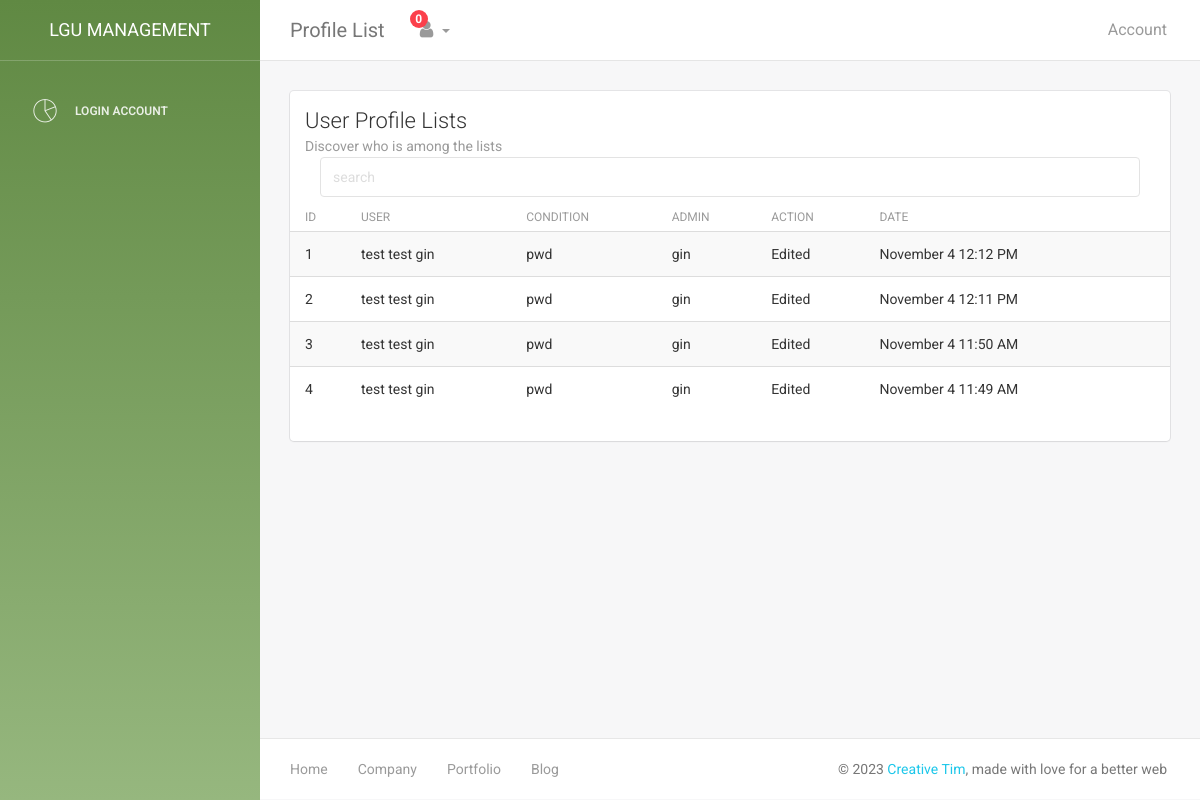
The page /LGU/table_history.php on the database as committed earlier.
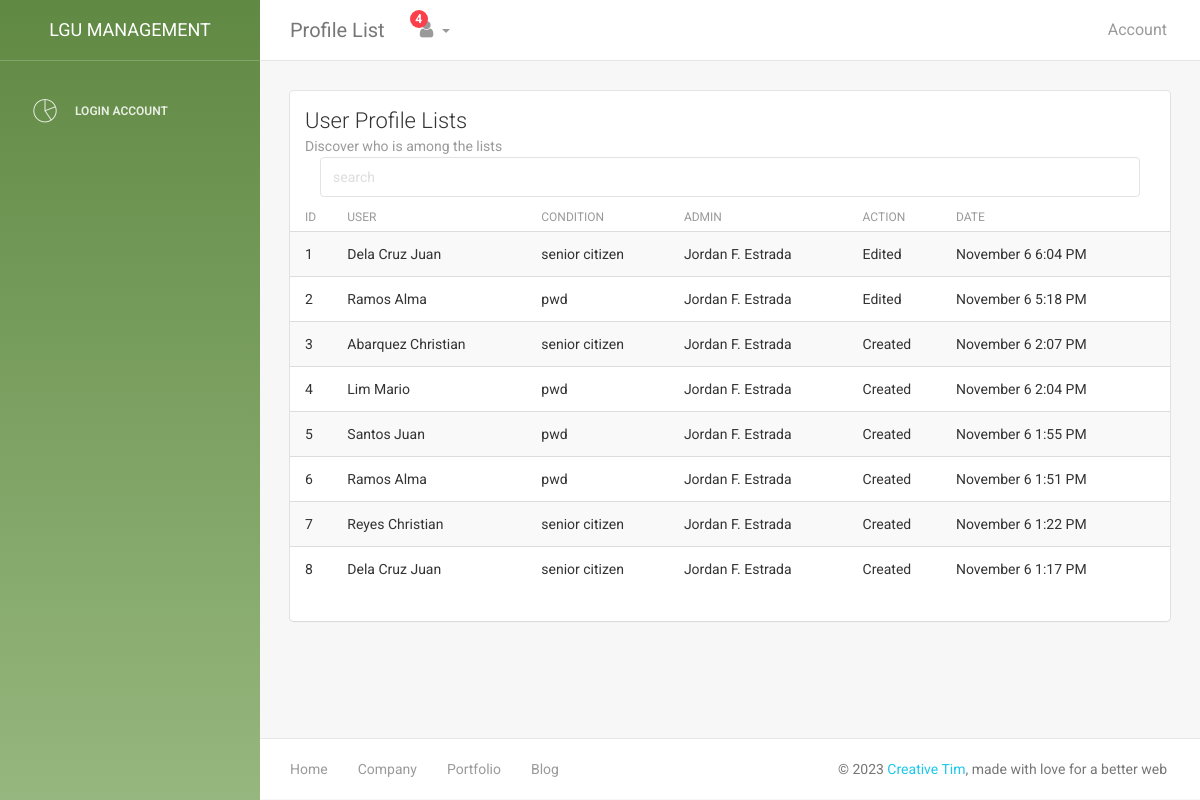
The same page on the database as committed later.
### tables this page shows
CREATE TABLE `user_history` (
  `id` int(11) NOT NULL,
  `user_id` varchar(45) DEFAULT NULL,
  `admin_id` varchar(45) DEFAULT NULL,
  `action` varchar(10) NOT NULL DEFAULT 'Created',
  `time_edited` timestamp NOT NULL DEFAULT CURRENT_TIMESTAMP
);

CREATE TABLE `verified` (
  `id` int(11) NOT NULL,
  `fname` varchar(45) DEFAULT NULL,
  `mi` varchar(5) DEFAULT NULL,
  `lname` varchar(45) DEFAULT NULL,
  `email` varchar(45) DEFAULT NULL,
  `bdate` varchar(20) DEFAULT NULL,
  `status_rs` varchar(20) DEFAULT NULL,
  `gender` varchar(20) DEFAULT 'Male',
  `address` varchar(100) DEFAULT NULL,
  `number` varchar(15) DEFAULT NULL,
  `valid_id` varchar(200) DEFAULT NULL,
  `app_id` varchar(15) DEFAULT NULL,
  `photo` varchar(200) DEFAULT NULL,
  `conditions` varchar(20) DEFAULT NULL,
  `nationality` varchar(45) NOT NULL DEFAULT 'Filipino',
  `family_name` varchar(45) DEFAULT NULL,
  `family_contact` varchar(15) DEFAULT NULL,
  `brgy` varchar(45) DEFAULT NULL
);

### LGU/table_history.php (the view, shortened to what the changed rows need)
<?php
require('connection.php');
$query = "SELECT u.action, u.time_edited, a.name as admin_name,v.conditions, concat(v.lname,' ',v.fname) as user_name  from user_history u inner join admin a on u.admin_id = a.admin_id inner join verified v on u.user_id = v.app_id  order by u.id desc ";
$result = mysqli_query($conn,$query);
?>
<!doctype html>
<html lang="en">
<head>
    <link href="assets/css/bootstrap.min.css" rel="stylesheet" />
    <link href="assets/css/animate.min.css" rel="stylesheet"/>
    <link href="assets/css/light-bootstrap-dashboard.css?v=1.4.0" rel="stylesheet"/>
    <link href="assets/css/demo.css" rel="stylesheet" />
    <link href="assets/css/confirmation.css" rel="stylesheet" />
    <link href="http://maxcdn.bootstrapcdn.com/font-awesome/4.2.0/css/font-awesome.min.css" rel="stylesheet">
    <link href="assets/css/pe-icon-7-stroke.css" rel="stylesheet" />
</head>
<body>
<div class="wrapper">
    <div class="main-panel">
    <?php include('includes/navbar.php'); ?>
        <div class="content">
            <div class="container-fluid">
                <div class="row">
                    <div class="col-md-12">
                        <div class="card">
                            <div class="content table-responsive table-full-width">
                                <table class="table table-hover table-striped">
                                    <thead>
                                        <th>ID</th>
                                    	<th>User</th>
                                    	<th>Condition</th>
                                    	<th>Admin</th>
                                    	<th>Action</th>
                                    	<th>Date</th>
                                    </thead>
                                    <tbody id="tbody">
                                    <?php
                                       if(mysqli_num_rows($result)>0){
                                        $counter=1;
                                        while ($row = mysqli_fetch_assoc($result)) {
                                            $user_name = $row['user_name'];
                                            $admin_name = $row['admin_name'];
                                            $action = $row['action'];
                                            $conditions = $row['conditions'];
                                            $time_done = $row['time_edited'];
                                            $dateTime = new DateTime($time_done);
                                            $newDate = $dateTime -> format('F j g:i A');
                                            echo "<tr class='row_data'>
                                            <td>$counter</td>
                                            <td>$user_name</td>
                                            <td>$conditions</td>
                                            <td>$admin_name</td>
                                            <td>$action</td>
                                            <td>$newDate</td>
                                            </tr>";
                                            $counter++;
                                        }
                                       }else{
                                            echo '<tr class="row_data">
                                                    <td colspan="6" style="text-align: center;">NO DATA FOUND</td>
                                            </tr>';
                                       }
                                    ?>
                                    </tbody>
                                </table>
                            </div>
                        </div>
                    </div>
                </div>
            </div>
        </div>
    </div>
</div>
</body>
</html>

### LGU/includes/navbar.php (shortened to what the changed rows need)
<?php
$notifQuery = "SELECT concat(v.lname,' ',v.fname) as name, a.id, a.account_id from account a inner join verified v on a.account_id = v.app_id where a.account_status like 'Pending' order by a.id desc limit 5";
$notifResult = mysqli_query($conn,$notifQuery);
?>
<nav class="navbar navbar-default navbar-fixed">
            <div class="container-fluid">
                <div class="collapse navbar-collapse">
                    <ul class="nav navbar-nav navbar-left">
                        <li class="dropdown">
                              <a href="#" class="dropdown-toggle" data-toggle="dropdown">
                                    <i class="fa fa-user"></i>
                                    <b class="caret hidden-sm hidden-xs"></b>
                                    <span class="notification hidden-sm hidden-xs">
                                    <?php
                                        $num = mysqli_num_rows($notifResult);
                                        echo $num;
                                    ?>
                                    </span>
                              </a>
                        </li>
                    </ul>
                </div>
            </div>
        </nav>

Rows that differ between the two databases and show on the page:
added user_history: user_name "Dela Cruz Juan", verified.conditions "senior citizen", admin.name "Jordan F. Estrada", action "Edited", time_edited "November 6 6:04 PM"
added user_history: user_name "Ramos Alma", verified.conditions "pwd", admin.name "Jordan F. Estrada", action "Edited", time_edited "November 6 5:18 PM"
changed user_history: user_name "test test gin" → "Abarquez Christian"; verified.conditions "pwd" → "senior citizen"; admin.name "gin" → "Jordan F. Estrada"; action "Edited" → "Created"; time_edited "November 4 12:12 PM" → "November 6 2:07 PM"
changed user_history: user_name "test test gin" → "Lim Mario"; admin.name "gin" → "Jordan F. Estrada"; action "Edited" → "Created"; time_edited "November 4 12:11 PM" → "November 6 2:04 PM"
changed user_history: user_name "test test gin" → "Santos Juan"; admin.name "gin" → "Jordan F. Estrada"; action "Edited" → "Created"; time_edited "November 4 11:50 AM" → "November 6 1:55 PM"
changed user_history: user_name "test test gin" → "Ramos Alma"; admin.name "gin" → "Jordan F. Estrada"; action "Edited" → "Created"; time_edited "November 4 11:49 AM" → "November 6 1:51 PM"
now on this page (row edited): user_history: user_name "Reyes Christian", verified.conditions "senior citizen", admin.name "Jordan F. Estrada", action "Created", time_edited "November 6 1:22 PM"
now on this page (row edited): user_history: user_name "Dela Cruz Juan", verified.conditions "senior citizen", admin.name "Jordan F. Estrada", action "Created", time_edited "November 6 1:17 PM"
Other text that changed with them:
$num: "0" → "4"
